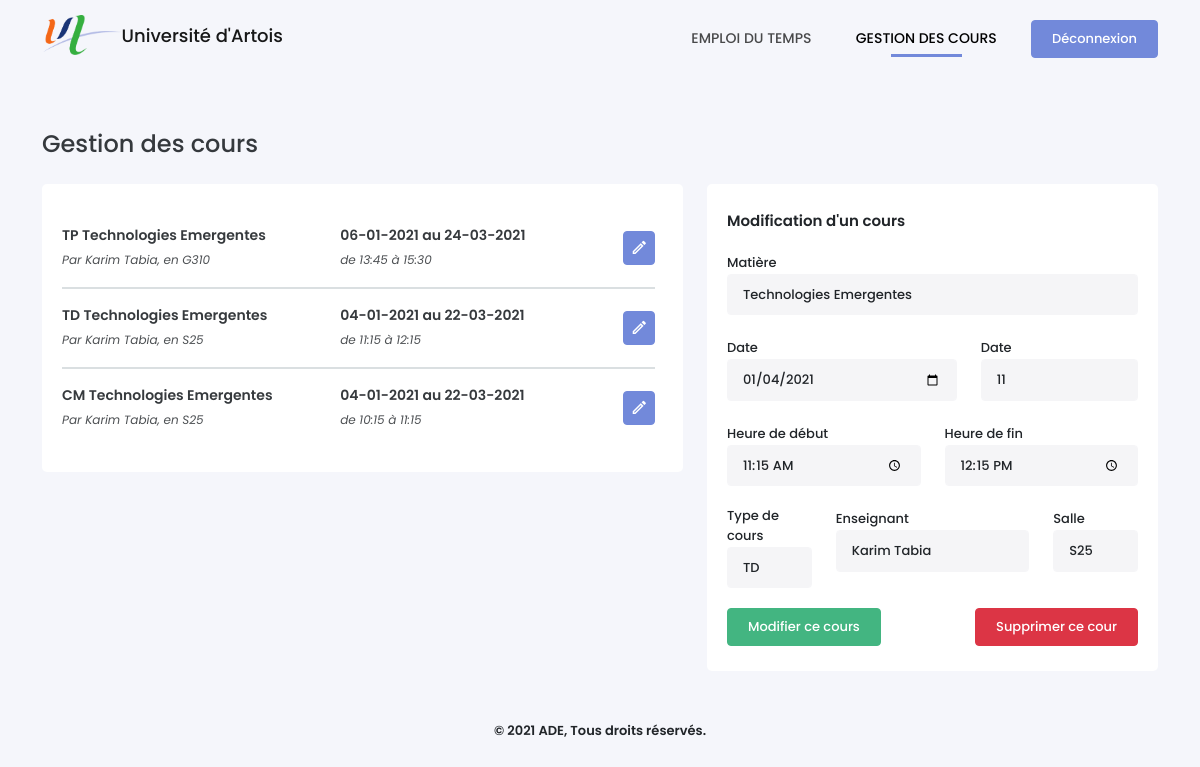
Screenshot of /gestion.php?courID=2 (signed in) with the database file from the repository.
### tables this page shows
CREATE TABLE Cours (
    CourID INTEGER PRIMARY KEY AUTOINCREMENT,
    DateDebut VARCHAR(30) NOT NULL,
    NbSemaines INTEGER NOT NULL,
    HeureDebut time NOT NULL,
    HeureFin time NOT NULL,
    TypeID INTEGER NOT NULL,
    SalleID INTEGER NOT NULL,
    UsagerID INTEGER NOT NULL,
    MatiereID INTEGER NOT NULL,
    CONSTRAINT cour_type_fk FOREIGN KEY (TypeID) REFERENCES TypeCours(TypeID) ON DELETE CASCADE,
    CONSTRAINT cour_salle_fk FOREIGN KEY (SalleID) REFERENCES Salles(SalleID) ON DELETE CASCADE
    CONSTRAINT cour_enseignant_fk FOREIGN KEY (UsagerID) REFERENCES Usagers(UsagerID) ON DELETE CASCADE,
    CONSTRAINT cour_matiere_fk FOREIGN KEY (MatiereID) REFERENCES Matieres(MatiereID) ON DELETE CASCADE
);

CREATE TABLE TypeCours (
    TypeID INTEGER PRIMARY KEY AUTOINCREMENT,
    NomType VARCHAR NOT NULL
);

CREATE TABLE Matieres (
    MatiereID INTEGER PRIMARY KEY AUTOINCREMENT,
    NomMatiere VARCHAR(25) NOT NULL,
    CouleurMatiere VARCHAR(10) NOT NULL,
    PromotionID INTEGER NOT NULL,
    CONSTRAINT matiere_promo_fk FOREIGN KEY (PromotionID) REFERENCES Promotions(PromotionID) ON DELETE CASCADE
);

CREATE TABLE Usagers (
    UsagerID VARCHAR(30) PRIMARY KEY NOT NULL,
    MotDePasse VARCHAR(255) NOT NULL,
    Nom VARCHAR(15) NOT NULL,
    Prenom VARCHAR(20) NOT NULL,
    RangID INTEGER NOT NULL,
    CONSTRAINT usager_rang_fk FOREIGN KEY (RangID) REFERENCES Rangs(RangID) ON DELETE CASCADE
);

CREATE TABLE Salles (
    SalleID INTEGER PRIMARY KEY AUTOINCREMENT,
    NomSalle VARCHAR NOT NULL
);

CREATE TABLE Enseigne (
    UsagerID VARCHAR(30) REFERENCES Usagers(UsagerID) ON DELETE CASCADE,
    MatiereID INTEGER REFERENCES Matieres(MatiereID) ON DELETE CASCADE,
    CONSTRAINT enseigne_pk PRIMARY KEY (UsagerID, MatiereID)
);

### gestion.php (the view, shortened to what this page needs)
<!DOCTYPE html>
<?php
require_once('./config.php');
$uEvents = $bdd->prepare('SELECT * FROM Cours WHERE CourID = :id');
$uEvents->execute(array(':id' => isset($_GET['courID']) ? $_GET['courID'] : ''));
$uEvent = $uEvents->fetch();
?>
<html lang="fr-FR">
<head>
    <link type="text/css" rel="stylesheet" href="./assets/css/icons.min.css">
    <link type="text/css" rel="stylesheet" href="./assets/css/bootstrap.min.css">
    <link type="text/css" rel="stylesheet" href="./assets/css/style.css">
</head>
<body>
    <?php require_once('./views/header.php') ?>
    <div class="container">
        <h4>Gestion des cours</h4>
        <div class="row">
            <div class="col-md-7">
                <div class="box-content" id="list-event">
                    <div class="select-data">
                        <?php
                        $where = ($_SESSION['rang'] == 2) ? 'WHERE UsagerID ="'. $_SESSION['id'] . '"' : '';
                        $sCours = $bdd->query('SELECT * FROM Cours INNER JOIN Matieres USING(MatiereID), TypeCours USING(TypeID), Usagers USING(UsagerID), Promotions USING(PromotionID), Salles USING(SalleID) '.$where.' ORDER BY DateDebut DESC, HeureDebut DESC');
                        while($aCours = $sCours->fetch()) {
                            echo '<div class="list-items d-flex flex-row align-items-center justify-content-between">';
                            echo '<div class="item-info">';
                            echo '<p>'.$aCours['NomType'].' '.$aCours['NomMatiere'].'</p>';
                            echo '<span>Par '.htmlspecialchars($aCours['Prenom']). ' '.htmlspecialchars($aCours['Nom']). ', en '.htmlspecialchars($aCours['NomSalle']).'</span>';
                            echo '</div>';
                            echo '<div class="item-info">';
                            echo '<p>'.date('d-m-Y', $aCours['DateDebut']).' au '.date('d-m-Y', ($aCours['DateDebut'] + ($aCours['NbSemaines'] * 604800))).'</p>';
                            echo '<span>de '.$aCours['HeureDebut']. ' à '.$aCours['HeureFin'].'</span>';
                            echo '</div>';
                            echo '<a href="?courID='.$aCours['CourID'].'#form" class="btn btn-primary"><i class="mdi mdi-pencil-outline"></i></a>';
                            echo '</div>';
                        } ?>
                    </div>
                </div>
            </div>
            <div class="col-md-5" id="form">
                <div class="box-content getEvent">
                    <?php if(empty($_GET['courID'])) {?>
                        <div class="content-title">Ajouter un cours</div>
                        <form method="POST" id="form_addEvent">
                            <div class="alert" style="display:none"></div>
                            <div class="row">
                                <div class="form-group">
                                    <label for="matter">Matière</label>
                                    <select name="matter" id="" class="form-control">
                                        <?php
                                        $option = ($_SESSION['rang'] == 2) ? 'INNER JOIN Enseigne ON Matieres.MatiereID = Enseigne.MatiereID AND UsagerID = "'.$_SESSION['id'].'"' : '';
                                        $sMatieres = $bdd->query('SELECT * FROM Matieres '.$option. ' ORDER BY NomMatiere');
                                        while($aMatieres = $sMatieres->fetch()) {
                                            echo '<option value="'.$aMatieres['MatiereID'].'">'.htmlspecialchars($aMatieres['NomMatiere']).'</option>';
                                        } ?>
                                    </select>
                                </div>
                                <div class="col-md-7 form-group" id="firstdate">
                                    <label for="firstdate">Date</label>
                                    <input type="date" name="firstdate" class="form-control">
                                    <small class="invalid-feedback"></small>
                                </div>
                                <div class="col-md-5 form-group" id="nbweek">
                                    <label for="nbweek">Nombre de semaine</label>
                                    <input type="number" name="nbweek" class="form-control" value="1">
                                    <small class="invalid-feedback"></small>
                                </div>
                                <div class="col-md-6 form-group" id="start">
                                    <label for="start">Heure de début</label>
                                    <input type="time" name="start" class="form-control">
                                    <small class="invalid-feedback"></small>
                                </div>
                                <div class="col-md-6 form-group" id="end">
                                    <label for="end">Heure de fin</label>
                                    <input type="time" name="end" class="form-control">
                                    <small class="invalid-feedback"></small>
                                </div>
                                <div class="col-md-3 form-group">
                                    <label for="type">Type de cours</label>
                                    <select name="type" class="form-control">
                                        <?php $query = $bdd->query('SELECT * FROM TypeCours');
                                            while ($row = $query->fetch()){
                                                echo '<option value="' . $row['TypeID'].'">' . htmlspecialchars($row['NomType']) . '</option>';
                                            }
                                        ?>
                                    </select>
                                </div>
                                <div class="col-md-6 form-group">
                                    <label for="user">Enseignant</label>
                                    <select name="user" class="form-control">
                                        <?php $sql = ($_SESSION['rang'] == 2) ? 'AND UsagerID = "'.$_SESSION['id'].'"' : '';
                                            $query = $bdd->query('SELECT * FROM Usagers WHERE RangID = 2 ' . $sql);
                                            while ($row = $query->fetch()){
                                                echo '<option value="' .$row['UsagerID'] .'">'.htmlspecialchars($row['Prenom'].' '.$row['Nom']).'</option>';
                                            }
                                        ?>
                                    </select>
                                </div>
                                <div class="col-md-3 form-group">
                                    <label for="room">Salle</label>
                                    <select name="room" class="form-control">
                                        <?php $query = $bdd->query('SELECT * FROM Salles');
                                            while ($row = $query->fetch()){
                                                echo '<option value="'.$row['SalleID'].'">'.htmlspecialchars($row['NomSalle']).'</option>';
                                            }
                                        ?>
                                    </select>
                                </div>
                            </div>
                            <input type="submit" name="add_event" value="Programmer ce cours" class="btn btn-success">
                        </form>
                    <?php } else { ?>
                        <div class="content-title">Modification d'un cours</div>
                        <form method="POST" id="form_updateEvent">
                            <div class="row">
                                <div class="form-group">
                                    <label for="matter">Matière</label>
                                    <select name="matter" id="" class="form-control">
                                        <?php
                                        $option = ($_SESSION['rang'] == 2) ? $option = 'INNER JOIN Enseigne ON Matieres.MatiereID = Enseigne.MatiereID AND UsagerID = "'.$_SESSION['id'].'"' : '';
                                        $sMatieres = $bdd->query('SELECT * FROM Matieres '.$option. ' ORDER BY NomMatiere');
                                        while($row = $sMatieres->fetch()) {
                                            echo '<option value="'.$row['MatiereID'].'"'.($uEvent['MatiereID'] == $row['MatiereID'] ? ' selected' : '').'>'.htmlspecialchars($row['NomMatiere']).'</option>';
                                        } ?>
                                    </select>
                                </div>
                                <div class="col-md-7 form-group" id="firstdate">
                                    <label for="firstdate">Date</label>
                                    <input type="date" name="firstdate" class="form-control" value="<?php echo date('Y-m-d', $uEvent['DateDebut']) ?>">
                                </div>
                                <div class="col-md-5 form-group" id="nbweek">
                                    <label for="nbweek">Date</label>
                                    <input type="number" name="nbweek" class="form-control" value="<?php echo $uEvent['NbSemaines'] ?>">
                                </div>
                                <div class="col-md-6 form-group" id="start">
                                    <label for="start">Heure de début</label>
                                    <input type="time" name="start" class="form-control" value="<?php echo $uEvent['HeureDebut'] ?>">
                                </div>
                                <div class="col-md-6 form-group" id="end">
                                    <label for="end">Heure de fin</label>
                                    <input type="time" name="end" class="form-control" value="<?php echo $uEvent['HeureFin'] ?>">
                                </div>
                                <div class="col-md-3 form-group">
                                    <label for="type">Type de cours</label>
                                    <select name="type" class="form-control">
                                        <?php $query = $bdd->query('SELECT * FROM TypeCours');
                                            while ($row = $query->fetch()){
                                                echo '<option value="'.$row['TypeID'].'"'.($uEvent['TypeID'] == $row['TypeID'] ? ' selected' : '').'>'.htmlspecialchars($row['NomType']).'</option>';
                                            }
                                        ?>
                                    </select>
                                </div>
                                <div class="col-md-6 form-group">
                                    <label for="user">Enseignant</label>
                                    <select name="user" class="form-control">
                                        <?php $sql = ($_SESSION['rang'] == 2) ? 'AND UsagerID = "'.$_SESSION['id'].'"' : '';
                                            $query = $bdd->query('SELECT * FROM Usagers WHERE RangID = 2 ' . $sql);
                                            while ($row = $query->fetch()){
                                                echo '<option value="'.$row['UsagerID'].'"'.($uEvent['UsagerID'] == $row['UsagerID'] ? ' selected' : '').'>'.htmlspecialchars($row['Prenom'].' '.$row['Nom']).'</option>';
                                            }
                                        ?>
                                    </select>
                                </div>
                                <div class="col-md-3 form-group">
                                    <label for="room">Salle</label>
                                    <select name="room" class="form-control">
                                        <?php $query = $bdd->query('SELECT * FROM Salles');
                                            while ($row = $query->fetch()){
                                                echo '<option value="'.$row['SalleID'].'"'.($uEvent['SalleID'] == $row['SalleID'] ? ' selected' : '').'>'.htmlspecialchars($row['NomSalle']).'</option>';
                                            }
                                        ?>
                                    </select>
                                </div>
                            </div>
                            <input type="submit" name="update_event" value="Modifier ce cours" class="btn btn-success">
                            <a href="?removeEventID=<?php echo $uEvent['CourID'] ?>" class="btn btn-danger" style="float:right">Supprimer ce cour</a>
                        </form>
                    <?php } ?>
                </div>
            </div>
        </div>
    </div>
    <?php require_once('./views/footer.php') ?>
</body>
</html>

### assets/css/style.css (style rules this page uses)
* { box-sizing: border-box; outline: none; -webkit-tap-highlight-color: rgba(0, 0, 0, 0); }
body { font-family: Poppins, sans-serif; background-color: #F5F6FB; margin: 0; padding: 0; }
.container { min-width: 80%; }
.container h4 { opacity: .9; margin-bottom: 25px; }
.btn { font-weight: 500; font-size: 13px; padding: 8px 20px; }
.btn-primary { background-color: #7289DA; border-color: #7289DA; }
.btn-success { background-color: #43B581; border-color: #43B581; }
.box-content { position: relative; width: 100%; padding: 25px 20px; background-color: #fff; border-radius: 5px; margin-bottom: 30px; }
.box-content::after { content: ''; clear: both; display: table; }
.content-title { font-size: 15px; display: inline-block; position: relative; font-weight: 600; height: 40px; }
.list-items { padding: 15px 0; border-bottom: 2px solid #DADFE1; }
.list-items:last-child { border: 0; }
.item-info { line-height: 1.6; flex: 1; }
.list-items p { font-weight: 600; margin-bottom: 0; opacity: .9; font-size: 14px; }
.list-items span { font-size: 12px; font-style: italic; opacity: .8; }
.list-items > .btn { padding: 3px 6px; font-size: 1.1rem; margin-left: 5px; }
.form-group { margin-bottom: 20px; position: relative; min-height: 60px; }
label { font-size: 13px; font-weight: 500; }
.form-control, .form-control:focus { background-color: #F5F5F7; border-color: #F5F5F7; font-size: 13px; font-weight: 500; padding: 10px 15px; }
.select-data { max-height: 650px; overflow: auto; padding-right: 8px; }

### rows the page displays
cours: TypeID.NomType "TP", MatiereID.NomMatiere "Technologies Emergentes", UsagerID.Prenom "Karim", UsagerID.Nom "Tabia", SalleID.NomSalle "G310", DateDebut "06-01-2021", date('d-m-Y', ($aCours['DateDebut'] + ($aCours['NbSemaines'] * 604800))) "24-03-2021", HeureDebut "13:45", HeureFin "15:30"
cours: TypeID.NomType "TD", MatiereID.NomMatiere "Technologies Emergentes", UsagerID.Prenom "Karim", UsagerID.Nom "Tabia", SalleID.NomSalle "S25", DateDebut "04-01-2021", date('d-m-Y', ($aCours['DateDebut'] + ($aCours['NbSemaines'] * 604800))) "22-03-2021", HeureDebut "11:15", HeureFin "12:15", matter "Technologies Emergentes", firstdate "01/04/2021", nbweek "11", start "11:15", end "12:15", type "TD", user "Karim Tabia", room "S25"
cours: TypeID.NomType "CM", MatiereID.NomMatiere "Technologies Emergentes", UsagerID.Prenom "Karim", UsagerID.Nom "Tabia", SalleID.NomSalle "S25", DateDebut "04-01-2021", date('d-m-Y', ($aCours['DateDebut'] + ($aCours['NbSemaines'] * 604800))) "22-03-2021", HeureDebut "10:15", HeureFin "11:15"
